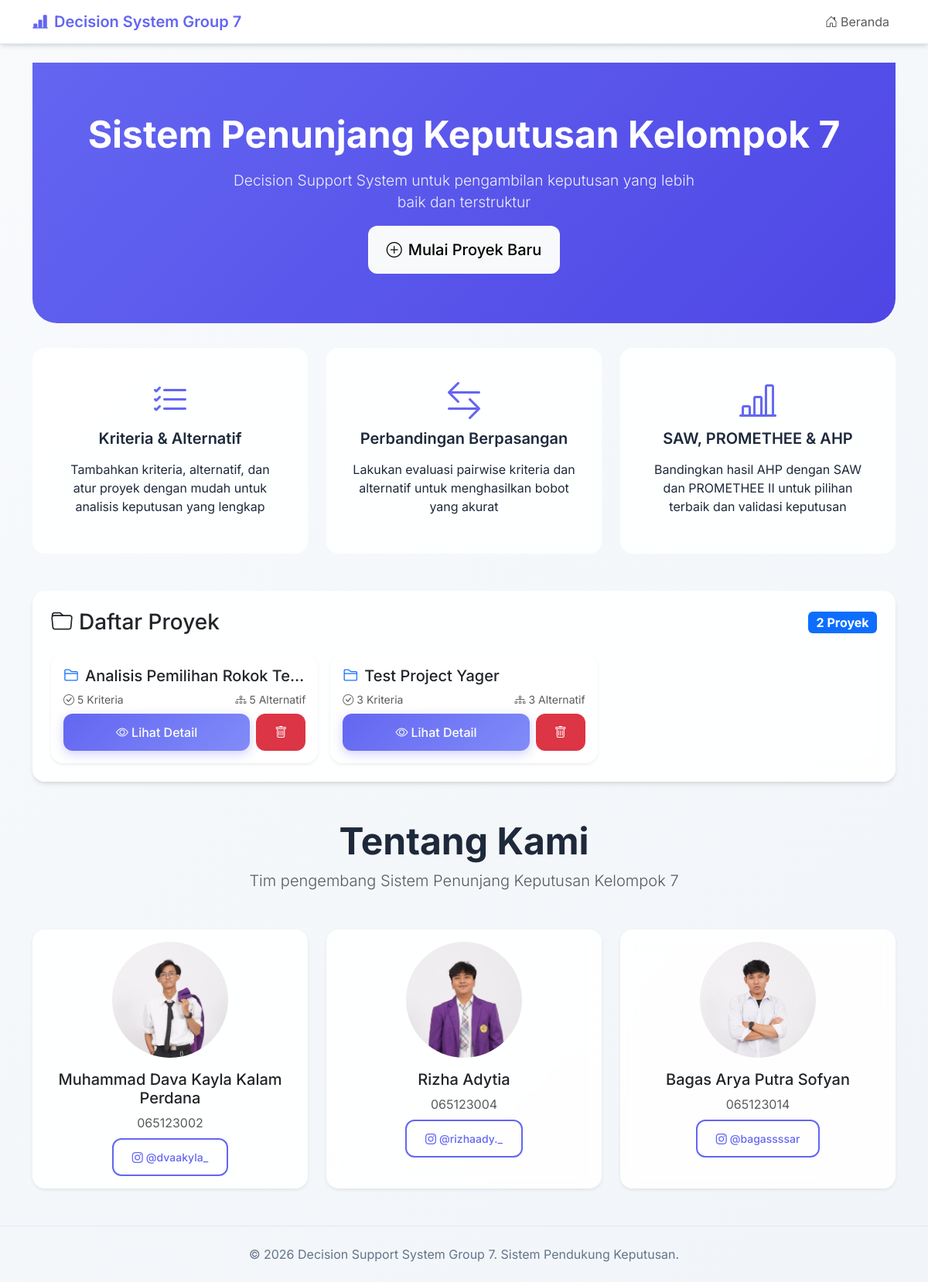
Before: / with the older database file.
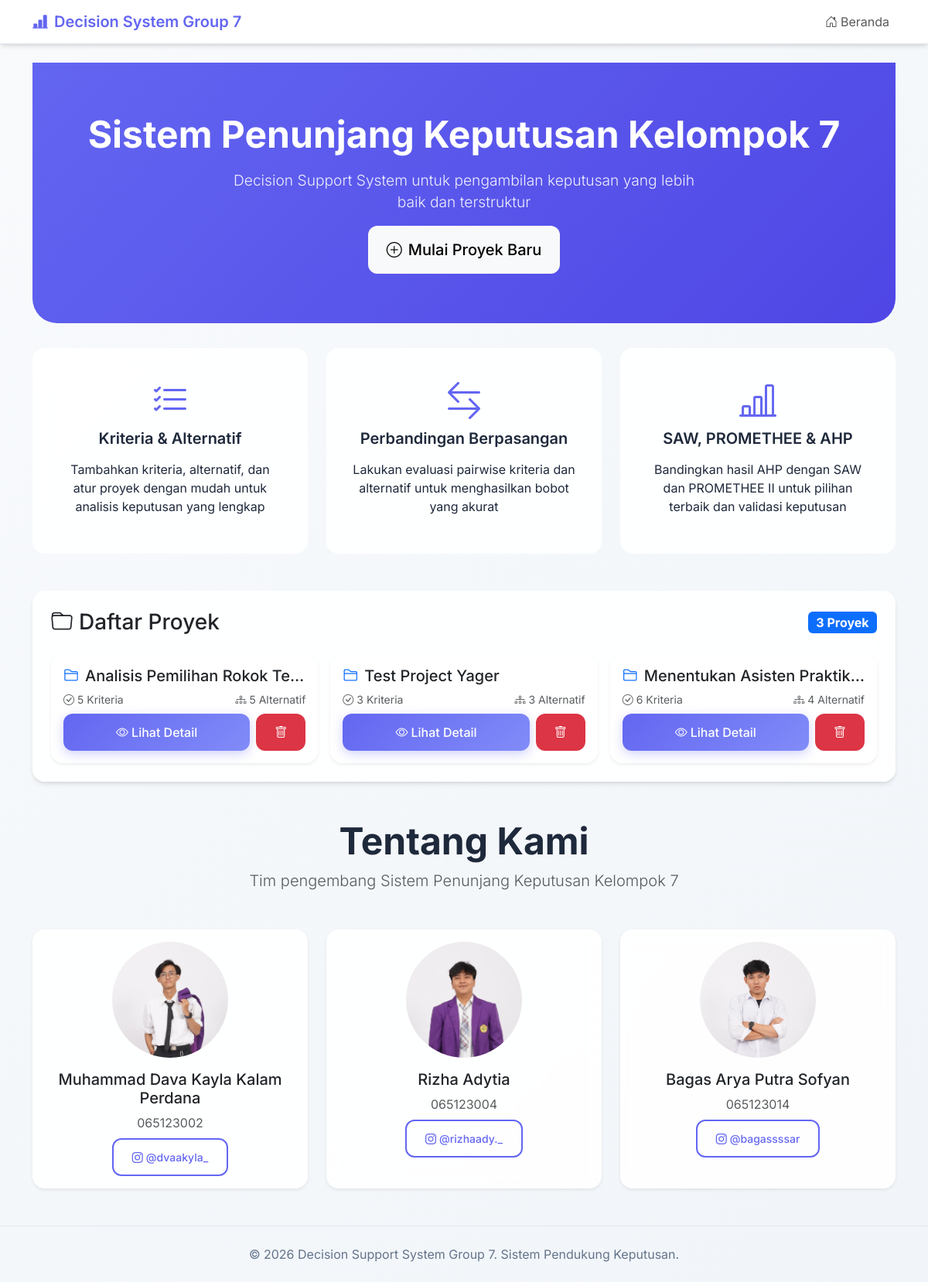
After: the same page with the newer database file.
### app.py (models this page shows)
class Project(db.Model):
    id = db.Column(db.Integer, primary_key=True)
    name = db.Column(db.String(100), nullable=False)
    criteria = db.relationship('Criterion', backref='project', lazy=True, cascade="all, delete-orphan")
    alternatives = db.relationship('Alternative', backref='project', lazy=True, cascade="all, delete-orphan")

### app.py (the view)
@app.route('/')
def index():
    projects = Project.query.all()
    return render_template('index.html', projects=projects)

### templates/index.html (shortened to what this page needs)
{% extends "base.html" %}
{% block content %}
<div class="hero-section">
    <div class="container">
        <h1 class="display-4 fw-bold">Sistem Penunjang Keputusan Kelompok 7</h1>
        <p class="lead">Decision Support System untuk pengambilan keputusan yang lebih baik dan terstruktur</p>
        <a href="{{ url_for('create_project') }}" class="btn btn-light btn-lg mt-3 px-4 py-3">
            <i class="bi bi-plus-circle me-2"></i>Mulai Proyek Baru
        </a>
    </div>
</div>
<div class="row g-4 mb-5">
    <div class="col-md-4">
        <div class="feature-card h-100">
            <i class="bi bi-list-check"></i>
            <h5>Kriteria & Alternatif</h5>
            <p>Tambahkan kriteria, alternatif, dan atur proyek dengan mudah untuk analisis keputusan yang lengkap</p>
        </div>
    </div>
    <div class="col-md-4">
        <div class="feature-card h-100">
            <i class="bi bi-arrow-left-right"></i>
            <h5>Perbandingan Berpasangan</h5>
            <p>Lakukan evaluasi pairwise kriteria dan alternatif untuk menghasilkan bobot yang akurat</p>
        </div>
    </div>
    <div class="col-md-4">
        <div class="feature-card h-100">
            <i class="bi bi-bar-chart-line"></i>
            <h5>SAW, PROMETHEE & AHP</h5>
            <p>Bandingkan hasil AHP dengan SAW dan PROMETHEE II untuk pilihan terbaik dan validasi keputusan</p>
        </div>
    </div>
</div>
{% if projects %}
<div class="card p-4">
    <div class="d-flex justify-content-between align-items-center mb-4">
        <h3 class="mb-0">
            <i class="bi bi-folder me-2"></i>Daftar Proyek
        </h3>
        <span class="badge bg-primary fs-6">{{ projects|length }} Proyek</span>
    </div>
    <div class="row g-3">
        {% for project in projects %}
        <div class="col-md-6 col-lg-4">
            <div class="card h-100 border-0 shadow-sm">
                <div class="card-body d-flex flex-column">
                    <h5 class="card-title text-truncate">
                        <i class="bi bi-folder2 me-2 text-primary"></i>{{ project.name }}
                    </h5>
                    <div class="mt-auto">
                        <div class="d-flex justify-content-between text-muted small mb-2">
                            <span><i class="bi bi-check-circle me-1"></i>{{ project.criteria|length }} Kriteria</span>
                            <span><i class="bi bi-diagram-3 me-1"></i>{{ project.alternatives|length }} Alternatif</span>
                        </div>
                        <div class="d-flex gap-2">
                            <a href="{{ url_for('project_detail', project_id=project.id) }}" class="btn btn-primary flex-fill">
                                <i class="bi bi-eye me-1"></i>Lihat Detail
                            </a>
                            <form method="POST" action="{{ url_for('delete_project', project_id=project.id) }}" class="d-inline" onsubmit="return confirm('Apakah Anda yakin ingin menghapus proyek ini?')">
                                <button type="submit" class="btn btn-danger">
                                    <i class="bi bi-trash"></i>
                                </button>
                            </form>
                        </div>
                    </div>
                </div>
            </div>
        </div>
        {% endfor %}
    </div>
</div>
{% endif %}
<div class="mt-5">
    <div class="text-center mb-5">
        <h2 class="display-5 fw-bold">Tentang Kami</h2>
        <p class="lead text-muted">Tim pengembang Sistem Penunjang Keputusan Kelompok 7</p>
    </div>
    <div class="row g-4 justify-content-center">
        <div class="col-md-4">
            <div class="card h-100 border-0 shadow-sm text-center">
                <div class="card-body">
                    <img src="/static/images/davfa.jpg" class="rounded-circle mb-3" alt="Foto Anggota 1" style="width: 150px; height: 150px; object-fit: cover;">
                    <h5 class="card-title">Muhammad Dava Kayla Kalam Perdana</h5>
                    <p class="text-muted mb-2">065123002</p>
                    <a href="https://www.instagram.com/dvaakyla_?utm_source=ig_web_button_share_sheet&igsh=ZDNlZDc0MzIxNw==" target="_blank" class="btn btn-outline-primary btn-sm">
                        <i class="bi bi-instagram me-1"></i>@dvaakyla_
                    </a>
                </div>
            </div>
        </div>
        <div class="col-md-4">
            <div class="card h-100 border-0 shadow-sm text-center">
                <div class="card-body">
                    <img src="/static/images/rizha.jpg" class="rounded-circle mb-3" alt="Foto Anggota 2" style="width: 150px; height: 150px; object-fit: cover;">
                    <h5 class="card-title">Rizha Adytia</h5>
                    <p class="text-muted mb-2">065123004</p>
                    <a href="https://www.instagram.com/rizhaady._/?utm_source=ig_web_button_share_sheet" target="_blank" class="btn btn-outline-primary btn-sm">
                        <i class="bi bi-instagram me-1"></i>@rizhaady._
                    </a>
                </div>
            </div>
        </div>
        <div class="col-md-4">
            <div class="card h-100 border-0 shadow-sm text-center">
                <div class="card-body">
                    <img src="/static/images/bagas.jpg" class="rounded-circle mb-3" alt="Foto Anggota 3" style="width: 150px; height: 150px; object-fit: cover;">
                    <h5 class="card-title">Bagas Arya Putra Sofyan</h5>
                    <p class="text-muted mb-2">065123014</p>
                    <a href="https://www.instagram.com/bagassssar/?utm_source=ig_web_button_share_sheet" target="_blank" class="btn btn-outline-primary btn-sm">
                        <i class="bi bi-instagram me-1"></i>@bagassssar
                    </a>
                </div>
            </div>
        </div>
    </div>
</div>
{% endblock %}

### templates/base.html (shortened to what this page needs)
<!DOCTYPE html>
<html lang="id">
<head>
    <link href="https://cdn.jsdelivr.net/npm/bootstrap@5.3.0/dist/css/bootstrap.min.css" rel="stylesheet">
    <link rel="stylesheet" href="https://cdn.jsdelivr.net/npm/bootstrap-icons@1.10.0/font/bootstrap-icons.css">
</head>
<body>
    <nav class="navbar navbar-expand-lg navbar-light sticky-top">
        <div class="container">
            <a class="navbar-brand d-flex align-items-center" href="{{ url_for('index') }}">
                <i class="bi bi-bar-chart-line-fill me-2"></i>
                Decision System Group 7
            </a>
            <div class="collapse navbar-collapse" id="navbarNav">
                <ul class="navbar-nav ms-auto">
                    <li class="nav-item">
                        <a class="nav-link" href="{{ url_for('index') }}">
                            <i class="bi bi-house-door me-1"></i>Beranda
                        </a>
                    </li>
                </ul>
            </div>
        </div>
    </nav>
    <main class="container my-4 fade-in">
        {% block content %}{% endblock %}
    </main>
    <footer class="text-center py-4 mt-5" style="color: var(--text-secondary); border-top: 1px solid var(--border-color);">
        <div class="container">
            <p class="mb-0">&copy; 2026 Decision Support System Group 7. Sistem Pendukung Keputusan.</p>
        </div>
    </footer>
</body>
</html>

### templates/base.html (style rules this page uses)
:root { --primary-color: #6366f1; --primary-light: #818cf8; --primary-dark: #4f46e5; --secondary-color: #f8fafc; --accent-color: #10b981; --text-primary: #1e293b; --text-secondary: #64748b; --border-color: #e2e8f0; --shadow: 0 4px 6px -1px rgba(0, 0, 0, 0.1), 0 2px 4px -1px rgba(0, 0, 0, 0.06); --shadow-lg: 0 10px 15px -3px rgba(0, 0, 0, 0.1), 0 4px 6px -2px rgba(0, 0, 0, 0.05); }
body { font-family: 'Inter', sans-serif; background: linear-gradient(135deg, #f8fafc 0%, #f1f5f9 100%); min-height: 100vh; color: var(--text-primary); }
.navbar { background: rgba(255, 255, 255, 0.95); backdrop-filter: blur(10px); border-bottom: 1px solid var(--border-color); box-shadow: var(--shadow); }
.navbar-brand { font-weight: 600; color: var(--primary-color) !important; }
.card { border: none; border-radius: 16px; box-shadow: var(--shadow); background: rgba(255, 255, 255, 0.9); backdrop-filter: blur(10px); transition: all 0.3s ease; }
.btn { border-radius: 12px; font-weight: 500; padding: 12px 24px; transition: all 0.3s ease; border: none; }
.btn-primary { background: linear-gradient(135deg, var(--primary-color), var(--primary-light)); box-shadow: 0 4px 14px 0 rgba(99, 102, 241, 0.3); }
.btn-outline-primary { border: 2px solid var(--primary-color); color: var(--primary-color); background: transparent; }
.fade-in { animation: fadeIn 0.5s ease-in; }
.hero-section { background: linear-gradient(135deg, var(--primary-color), var(--primary-dark)); color: white; padding: 4rem 0; border-radius: 0 0 32px 32px; margin-bottom: 2rem; text-align: center; }
.hero-section h1 { font-size: 3rem; font-weight: 700; margin-bottom: 1rem; }
.hero-section p { font-size: 1.2rem; opacity: 0.9; max-width: 600px; margin: 0 auto; }
.feature-card { text-align: center; padding: 2rem; border-radius: 16px; background: rgba(255, 255, 255, 0.9); backdrop-filter: blur(10px); transition: all 0.3s ease; border: 1px solid rgba(255, 255, 255, 0.2); }
.feature-card i { font-size: 3rem; color: var(--primary-color); margin-bottom: 1rem; }
.feature-card h5 { color: var(--text-primary); font-weight: 600; margin-bottom: 1rem; }

Changed rows visible on the page:
added Project: name "Menentukan Asisten Prakti…", criteria|length "6", alternatives|length "4"
Other visible differences:
{{ projects|length }}: "2" → "3"
